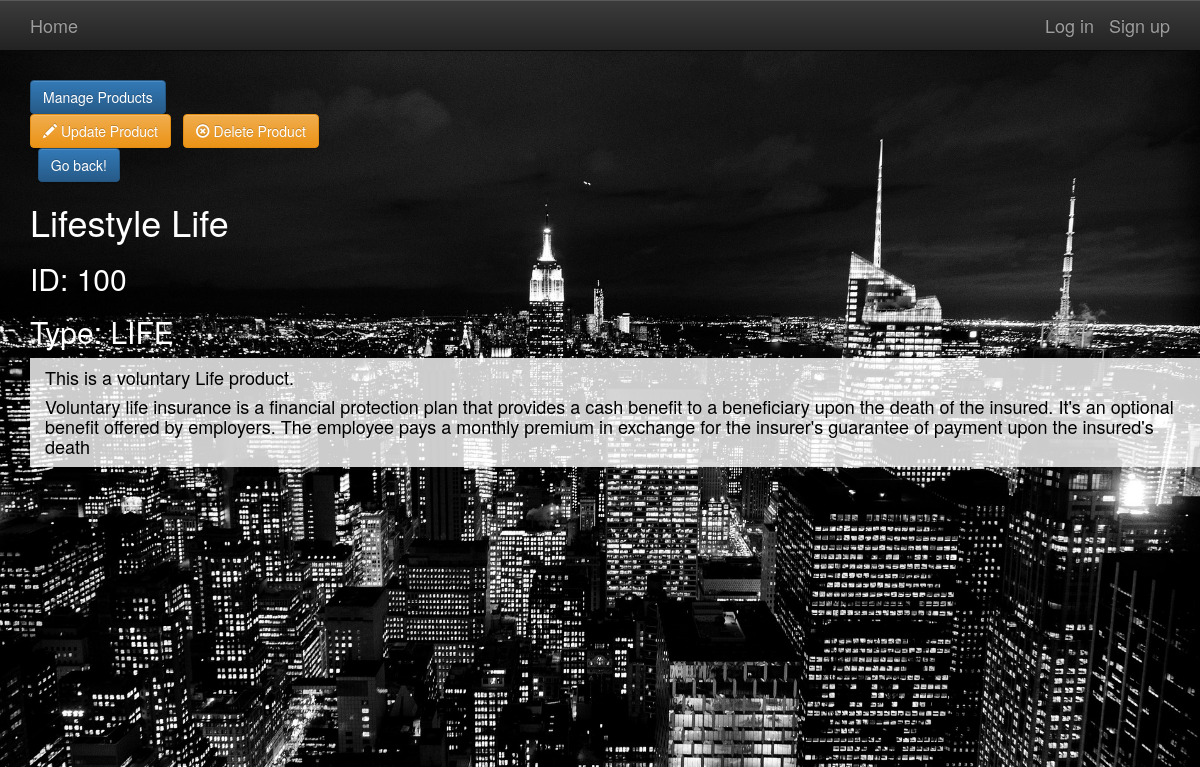
The app's page /products/posts/in/1/ with its own data.
### products/models.py (models this page shows, shortened)
class Product(models.Model):
    productid = models.PositiveIntegerField(max_length=10)
    name = models.CharField(max_length=255)
    CHOOSE = 'Unknown Type'
    LIFE = 'LIFE'
    STD = 'STD'
    LTD = 'LTD'
    CI = 'CI'
    PRODUCT_CHOICES = (
        (CHOOSE, 'Unknown Type'),
        (LIFE, 'Life Insurance'),
        (STD, 'Short Term Disability'),
        (LTD, 'Long Term Disability'),
        (CI, 'Critical Illness'),
    )
    type = models.CharField(max_length=100,
                                      choices=PRODUCT_CHOICES,
                                      default=CHOOSE)
    slug = models.SlugField(allow_unicode=True)
    description = models.TextField(blank=True, default='')
    description_html = models.TextField(editable=False, default='', blank=True)
    price_per_1000_units = models.DecimalField(max_digits=4, decimal_places=2, default=0)
    class Meta:
        ordering = ["pk"]
        unique_together = ("name", "type")

### products/views.py (the view)
# urls.py: url(r"^posts/in/(?P<pk>\d+)/$",views.SingleProduct.as_view(),name="single"),
class SingleProduct(generic.DetailView):
    context_object_name = 'product_details'
    model = models.Product
    template_name = 'products/product_detail.html'

### products/templates/products/product_detail.html (shortened to what this page needs)
{% extends "products/product_base.html" %}
{% block preproduct %}
<div class="dropdown">
  <button class="dropbtn btn btn-primary btn-large">Manage Products</button>
  <div class="dropdown-content">
  <a href="{% url 'products:update' pk=product_details.pk %}" class="btn btn-md btn-fill btn-warning"><span class="glyphicon glyphicon-pencil"></span> Update Product</a>
  <a href="{% url 'products:delete' pk=product_details.pk %}" class="btn btn-md btn-fill btn-warning"><span class="glyphicon glyphicon-remove-circle"></span> Delete Product</a>
  </div>
</div>
<input type="button" class="btn btn-primary btn-large" value="Go back!" onclick="history.back()">
<h1>{{product_details.name}}</h1>
<h2>ID: {{product_details.productid}}</h2>
<h2>Type: {{product_details.type}}</h2>
<div style="background-color: rgba(255, 255, 255, 0.8);" data-spy="scroll" data-target=".navbar">
  <div class="list-group-item-text container-fluid">
    <h4 style="color:black;">{{ product_details.description_html|safe }}</h4>
  </div>
</div>
{% endblock %}

### static/simplesocial/css/master.css (style rules this page uses)
body { margin: 0; overflow: scroll; background-color: black; color:white; }
html, body { background: #000; height: 100%; }

### records on screen
Product: name "Lifestyle Life", productid "100", type "LIFE", description_html "This is a voluntary Life product. Voluntary life insurance is a financial protection plan that provides a cash benefit to a beneficiary upon the death of the insured. It's an optional benefit offered by employers. The employee pays a monthly premium in exchange for the insurer's guarantee of payment upon the insured's death"
